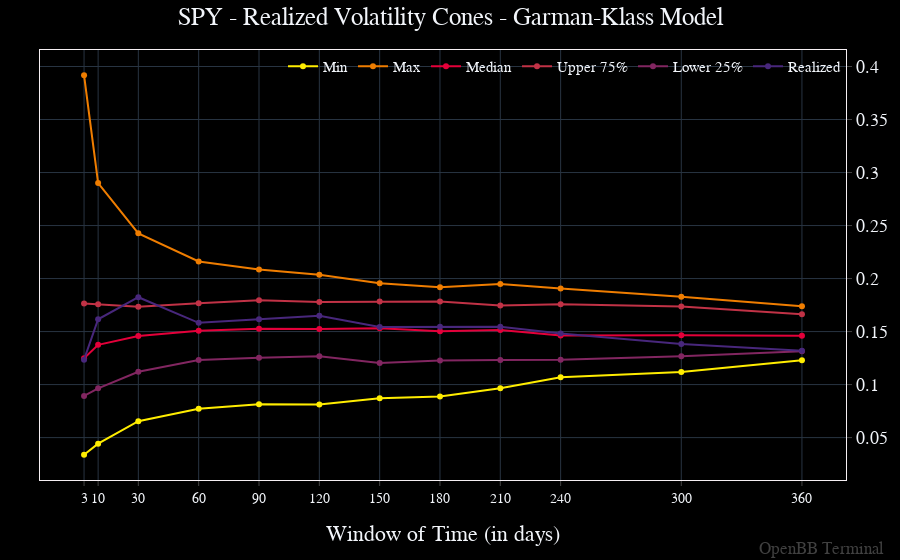

The notebook cell saved with this chart:
### Markdown cell above
The `data` input can also be the `load` function from the OpenBB SDK. Use the `symbol` argument to add the name of the security to the title. Notice that the values shift with the amount of historical data being fed to the model.

### Code cell
openbb.ta.cones_chart(
    data = openbb.stocks.load('SPY'),
    symbol = 'SPY',
    model = 'Garman-Klass',
)

### Figure 1 — Plotly figure (JSON) as saved in the notebook; plotly's stock layout.template omitted (floating-point values rounded to 4 significant figures)
{"data": [{"hovertemplate": "%{y}<extra></extra>", "name": "Min", "type": "scatter", "x": [3, 10, 30, 60, 90, 120, 150, 180, 210, 240, 300, 360], "y": [0.03382, 0.04427, 0.0655, 0.07723, 0.08151, 0.08114, 0.08702, 0.08876, 0.09645, 0.1069, 0.112, 0.1229]}, {"hovertemplate": "%{y}<extra></extra>", "name": "Max", "type": "scatter", "x": [3, 10, 30, 60, 90, 120, 150, 180, 210, 240, 300, 360], "y": [0.3918, 0.2901, 0.2427, 0.2161, 0.2086, 0.2036, 0.1956, 0.1917, 0.1948, 0.1905, 0.1829, 0.1739]}, {"hovertemplate": "%{y}<extra></extra>", "name": "Median", "type": "scatter", "x": [3, 10, 30, 60, 90, 120, 150, 180, 210, 240, 300, 360], "y": [0.1248, 0.1375, 0.1458, 0.1507, 0.1526, 0.1523, 0.153, 0.1504, 0.1514, 0.1462, 0.1465, 0.1462]}, {"hovertemplate": "%{y}<extra></extra>", "name": "Upper 75%", "type": "scatter", "x": [3, 10, 30, 60, 90, 120, 150, 180, 210, 240, 300, 360], "y": [0.1764, 0.1757, 0.1735, 0.1768, 0.1796, 0.1779, 0.1784, 0.1784, 0.1745, 0.1759, 0.1735, 0.1664]}, {"hovertemplate": "%{y}<extra></extra>", "name": "Lower 25%", "type": "scatter", "x": [3, 10, 30, 60, 90, 120, 150, 180, 210, 240, 300, 360], "y": [0.08932, 0.09648, 0.1121, 0.1233, 0.1253, 0.1268, 0.1205, 0.1228, 0.1231, 0.1233, 0.1268, 0.1313]}, {"hovertemplate": "%{y}<extra></extra>", "name": "Realized", "type": "scatter", "x": [3, 10, 30, 60, 90, 120, 150, 180, 210, 240, 300, 360], "y": [0.1235, 0.1616, 0.1824, 0.1583, 0.1615, 0.1649, 0.1544, 0.1546, 0.1545, 0.1481, 0.1382, 0.1318]}], "layout": {"annotations": [{"font": {"color": "gray", "size": 17}, "opacity": 0.5, "text": "OpenBB Terminal", "x": 1, "xanchor": "right", "xref": "paper", "xshift": 40, "y": 0, "yanchor": "bottom", "yref": "paper", "yshift": -80}], "bargap": 0, "bargroupgap": 0, "barmode": "overlay", "hoverdistance": 2, "legend": {"groupclick": "toggleitem", "orientation": "h", "tracegroupgap": 133.3, "x": 1, "xanchor": "right", "y": 1, "yanchor": "top"}, "margin": {"b": 80, "l": 40, "r": 50, "t": 50}, "modebar": {"activecolor": "#d1030d", "bgcolor": "#2A2A2A", "color": "#FFFFFF", "orientation": "v"}, "newshape": {"line": {"color": "gold"}}, "spikedistance": 2, "title": {"text": "SPY - Realized Volatility Cones - Garman-Klass Model", "x": 0.5}, "xaxis": {"tickmode": "array", "ticktext": [3, 10, 30, 60, 90, 120, 150, 180, 210, 240, 300, 360], "tickvals": [3, 10, 30, 60, 90, 120, 150, 180, 210, 240, 300, 360], "title": {"text": "Window of Time (in days)"}}}}
